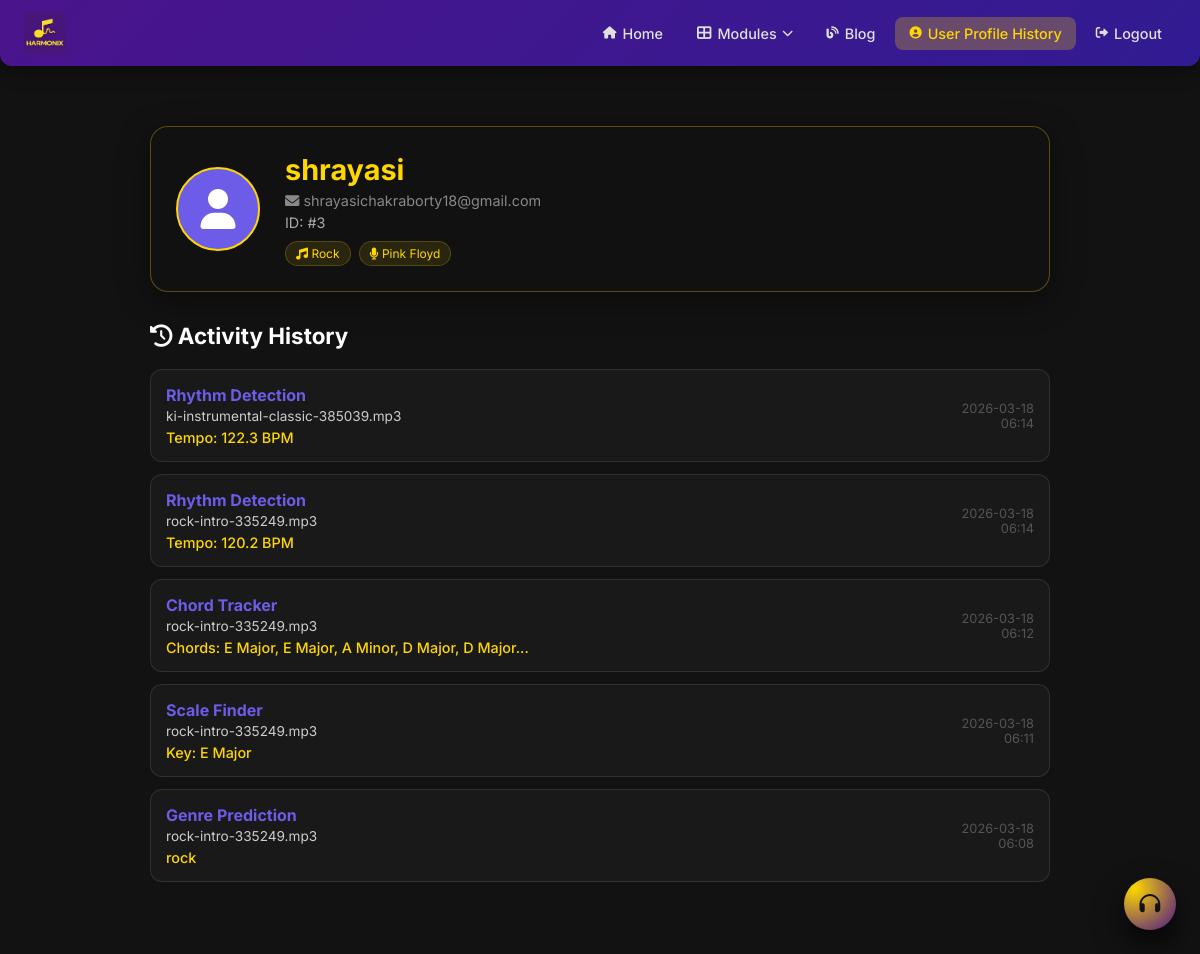
The page /history (signed in) on the database its author committed.
### models.py (models this page shows, shortened)
class User(db.Model, UserMixin):
    id = db.Column(db.Integer, primary_key=True)
    email = db.Column(db.String(120), unique=True, nullable=False)
    username = db.Column(db.String(20), unique=True, nullable=True)
    password = db.Column(db.String(60), nullable=True)
    favourite_genres = db.Column(db.String(200), nullable=True)
    favourite_artists = db.Column(db.String(200), nullable=True)
    history = db.relationship('History', backref='author', lazy=True)

class History(db.Model):
    id = db.Column(db.Integer, primary_key=True)
    activity_type = db.Column(db.String(50), nullable=False)
    filename = db.Column(db.String(100), nullable=False)
    result = db.Column(db.String(200), nullable=False)
    timestamp = db.Column(db.DateTime, nullable=False, default=datetime.utcnow)
    user_id = db.Column(db.Integer, db.ForeignKey('user.id'), nullable=False)

### app.py (the view)
@app.route('/history')
@login_required
def history():
    user_history = History.query.filter_by(user_id=current_user.id).order_by(History.timestamp.desc()).all()
    return render_template('history.html', history=user_history, user=current_user)

### models.py (called while the page is built)
@login_manager.user_loader
def load_user(user_id):
    return User.query.get(int(user_id))

### templates/history.html (shortened to what this page needs)
<!DOCTYPE html>
<html lang="en">
<head>
    <link rel="stylesheet" href="{{ url_for('static', filename='css/style.css') }}">
    <link rel="stylesheet" href="https://cdnjs.cloudflare.com/ajax/libs/font-awesome/6.0.0/css/all.min.css">
</head>
<body>
    {% include '_navbar.html' %}
    <div class="container" style="max-width: 900px; padding: 40px 20px;">
        <div class="profile-header">
            <div class="profile-avatar">
                <i class="fas fa-user"></i>
            </div>
            <div class="profile-info">
                <h1>{{ user.username }}</h1>
                <p><i class="fas fa-envelope"></i> {{ user.email }}</p>
                <p style="margin-top: 5px; color: #aaa;">ID: #{{ user.id }}</p>
                <div class="pref-tags">
                    {% if user.favourite_genres %}
                        {% for genre in user.favourite_genres.split(',') %}
                            <span class="pref-tag"><i class="fas fa-music"></i> {{ genre.strip() }}</span>
                        {% endfor %}
                    {% endif %}
                    {% if user.favourite_artists %}
                        {% for artist in user.favourite_artists.split(',') %}
                            <span class="pref-tag"><i class="fas fa-microphone"></i> {{ artist.strip() }}</span>
                        {% endfor %}
                    {% endif %}
                </div>
            </div>
        </div>
        <h2 style="color: white; margin-bottom: 20px; font-size: 1.4rem;"><i class="fas fa-history"></i> Activity History</h2>
        {% if history %}
            {% for item in history %}
            <div class="history-card">
                <div>
                    <span class="activity-type">{{ item.activity_type }}</span>
                    <div class="activity-file">{{ item.filename }}</div>
                    <div class="activity-res">{{ item.result }}</div>
                </div>
                <div class="activity-time">
                    <div>{{ item.timestamp.strftime('%Y-%m-%d') }}</div>
                    <div>{{ item.timestamp.strftime('%H:%M') }}</div>
                </div>
            </div>
            {% endfor %}
        {% else %}
            <div style="text-align: center; color: #555; padding: 40px;">
                <i class="fas fa-folder-open" style="font-size: 3rem; margin-bottom: 15px; display: block;"></i>
                No activity history found yet.
            </div>
        {% endif %}
    </div>
    {% include '_mood_assistant.html' %}
</body>
</html>

### templates/_navbar.html (shortened to what this page needs)
<header class="site-header">
    <a href="{{ url_for('index') }}" class="site-logo-link">
        <img src="{{ url_for('static', filename='images/harmonix-logo.png') }}" alt="Harmonix" class="site-logo">
    </a>
    <nav class="site-nav-right">
        <a href="{{ url_for('index') }}" class="nav-link {% if request.endpoint == 'index' %}active{% endif %}"><i class="fas fa-home"></i> Home</a>
        <div class="nav-dropdown">
            <button type="button" class="nav-dropdown-trigger" aria-expanded="false" aria-haspopup="true">
                <i class="fas fa-th-large"></i> Modules <i class="fas fa-chevron-down nav-chevron"></i>
            </button>
        </div>
        <a href="{{ url_for('blog') }}" class="nav-link {% if request.endpoint == 'blog' %}active{% endif %}"><i class="fas fa-blog"></i> Blog</a>
        {% if current_user.is_authenticated %}
            <a href="{{ url_for('history') }}" class="nav-link {% if request.endpoint == 'history' %}active{% endif %}"><i class="fas fa-user-circle"></i> User Profile History</a>
            <a href="{{ url_for('logout') }}" class="nav-link"><i class="fas fa-sign-out-alt"></i> Logout</a>
        {% else %}
            <a href="{{ url_for('login') }}" class="nav-link"><i class="fas fa-sign-in-alt"></i> Login</a>
        {% endif %}
    </nav>
</header>

### templates/_mood_assistant.html (shortened to what this page needs)
<div class="mood-assistant">
    <button id="moodAssistantToggle" class="mood-assistant-toggle" aria-label="Open mood assistant">
        <i class="fas fa-headphones"></i>
    </button>
</div>

### static/css/style.css (style rules this page uses)
body { background-color: #121212; font-family: 'Inter', sans-serif; color: #E0E0E0; margin: 0; padding: 20px; }
.container { max-width: 1000px; margin: 0 auto; }
.site-header { display: flex; align-items: center; justify-content: space-between; padding: 12px 24px; margin: -20px -20px 20px -20px; background: linear-gradient(135deg, #4A148C, #311B92); border-radius: 0 0 12px 12px; box-shadow: 0 4px 20px rgba(0, 0, 0, 0.4); flex-wrap: wrap; gap: 12px; }
.site-logo-link { display: flex; align-items: center; text-decoration: none; }
.site-logo { height: 42px; width: auto; max-width: 180px; object-fit: contain; display: block; }
.site-nav-right { display: flex; align-items: center; flex-wrap: wrap; gap: 6px; }
.nav-link { color: #E0E0E0; text-decoration: none; font-weight: 500; font-size: 0.9rem; padding: 8px 14px; border-radius: 8px; transition: background 0.2s ease, color 0.2s ease; display: inline-flex; align-items: center; gap: 6px; }
.nav-link.active { background: rgba(255, 215, 0, 0.25); color: #FFD700; }
.nav-link i { font-size: 0.85em; }
.nav-dropdown { position: relative; }
.nav-dropdown-trigger { display: inline-flex; align-items: center; gap: 6px; padding: 8px 14px; font-size: 0.9rem; font-weight: 500; color: #E0E0E0; background: transparent; border: none; border-radius: 8px; cursor: pointer; font-family: inherit; transition: background 0.2s ease, color 0.2s ease; }
.nav-chevron { font-size: 0.7rem; transition: transform 0.2s ease; }
.mood-assistant { position: fixed; right: 24px; bottom: 24px; z-index: 999; font-family: 'Inter', sans-serif; }
.mood-assistant-toggle { width: 52px; height: 52px; border-radius: 999px; border: none; background: radial-gradient(circle at 20% 20%, #FFD700, #4A148C); color: #121212; box-shadow: 0 14px 30px rgba(0, 0, 0, 0.75); display: flex; align-items: center; justify-content: center; cursor: pointer; font-size: 1.3rem; transition: transform 0.18s ease, box-shadow 0.18s ease, filter 0.18s ease; }

### templates/history.html (style rules this page uses)
.profile-header { background: rgba(18, 18, 18, 0.8); border: 1px solid rgba(255, 215, 0, 0.3); border-radius: 18px; padding: 25px; margin-bottom: 30px; display: flex; align-items: center; gap: 25px; box-shadow: 0 8px 32px rgba(0, 0, 0, 0.4); }
.profile-avatar { width: 80px; height: 80px; background: #6c5ce7; border-radius: 50%; display: flex; align-items: center; justify-content: center; font-size: 2.5rem; color: white; border: 2px solid #FFD700; }
.profile-info h1 { color: #FFD700; margin: 0 0 5px 0; font-size: 1.8rem; }
.profile-info p { color: #888; margin: 0; font-size: 0.9rem; }
.pref-tags { display: flex; gap: 8px; margin-top: 10px; flex-wrap: wrap; }
.pref-tag { padding: 4px 10px; background: rgba(255, 215, 0, 0.1); border: 1px solid rgba(255, 215, 0, 0.2); color: #FFD700; border-radius: 99px; font-size: 0.75rem; }
.history-card { background: rgba(255, 255, 255, 0.03); border: 1px solid rgba(255, 255, 255, 0.1); border-radius: 12px; padding: 15px; margin-bottom: 12px; display: flex; justify-content: space-between; align-items: center; transition: transform 0.2s; }
.activity-type { font-weight: 700; color: #6c5ce7; margin-bottom: 3px; display: block; }
.activity-file { color: #ccc; font-size: 0.85rem; }
.activity-res { color: #FFD700; font-weight: 500; margin-top: 5px; font-size: 0.9rem; }
.activity-time { color: #555; font-size: 0.8rem; text-align: right; }

### rows shown on the page
User: username "shrayasi", email "shrayasichakraborty18@gmail.com", id "3", strip "Rock", strip "Pink Floyd"
History: activity_type "Rhythm Detection", filename "ki-instrumental-classic-385039.mp3", result "Tempo: 122.3 BPM", timestamp "2026-03-18", timestamp "06:14"
History: activity_type "Rhythm Detection", filename "rock-intro-335249.mp3", result "Tempo: 120.2 BPM", timestamp "2026-03-18", timestamp "06:14"
History: activity_type "Chord Tracker", filename "rock-intro-335249.mp3", result "Chords: E Major, E Major, A Minor, D Major, D Major...", timestamp "2026-03-18", timestamp "06:12"
History: activity_type "Scale Finder", filename "rock-intro-335249.mp3", result "Key: E Major", timestamp "2026-03-18", timestamp "06:11"
History: activity_type "Genre Prediction", filename "rock-intro-335249.mp3", result "rock", timestamp "2026-03-18", timestamp "06:08"
